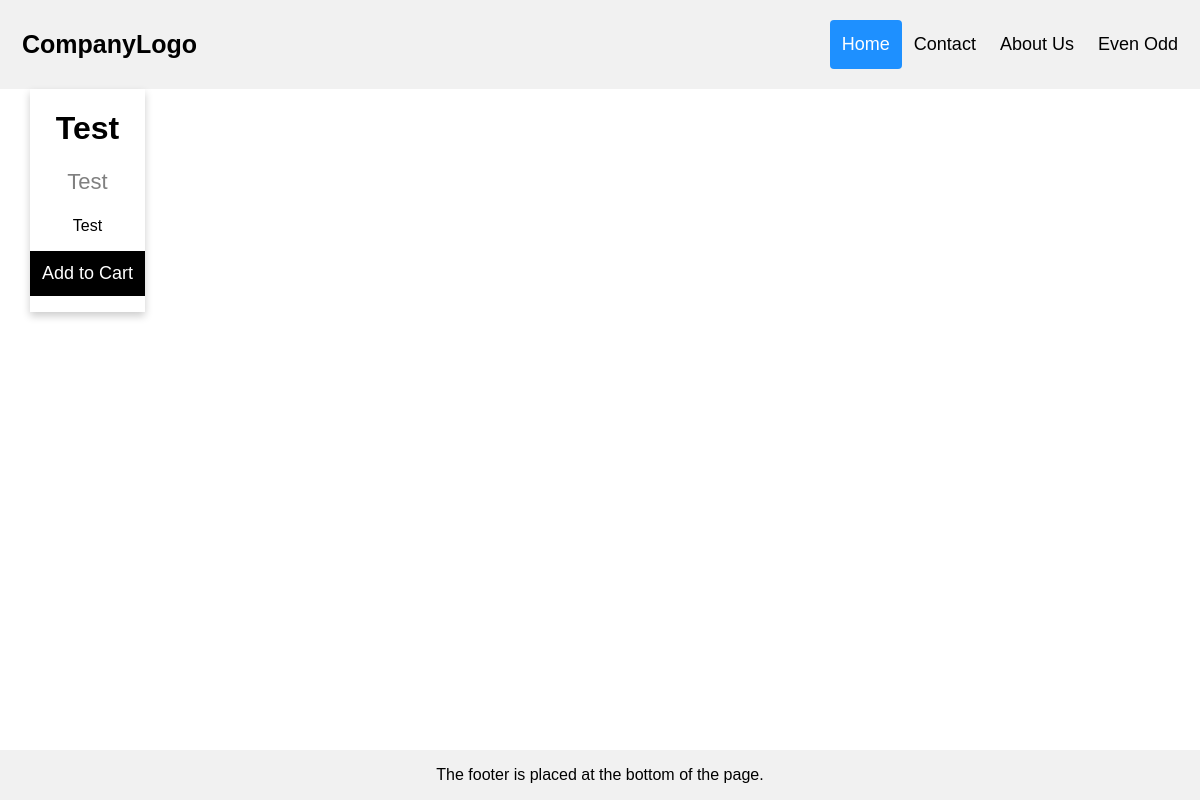
Page /home/ on the earlier database version.
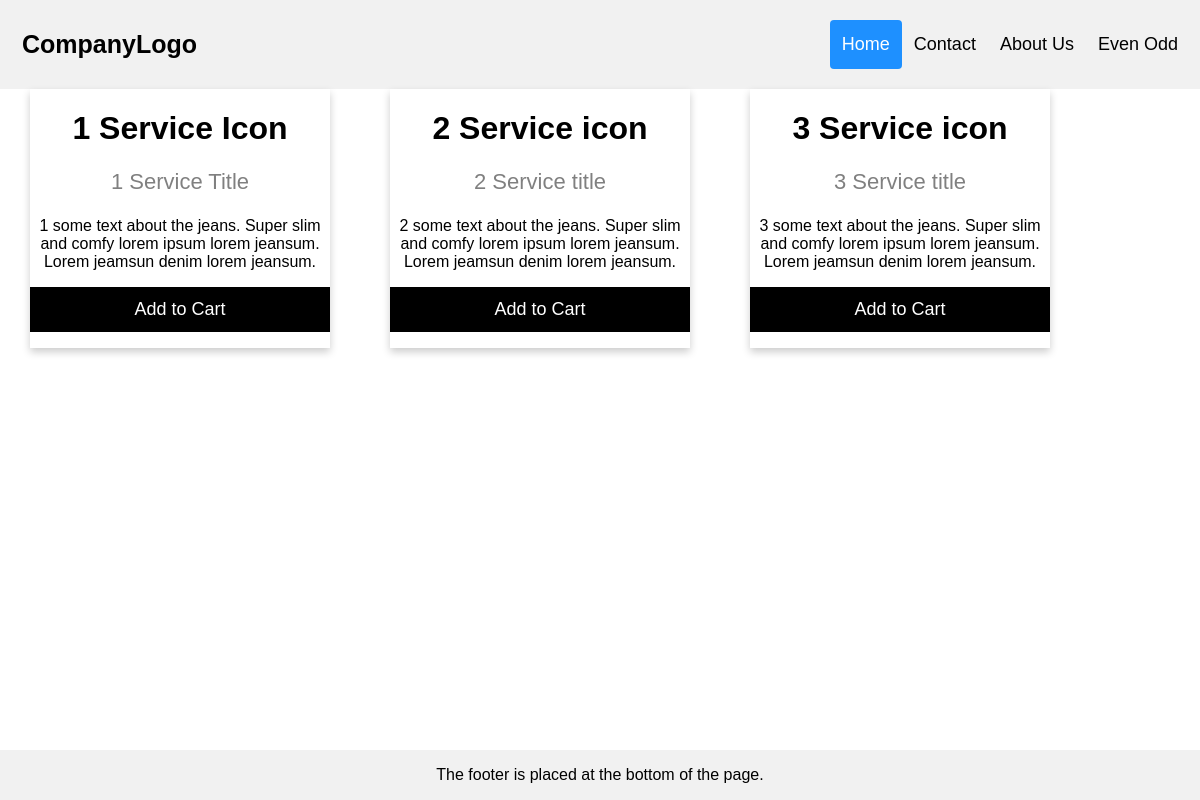
Same page on the later database version.
### myapp/models.py (models this page shows)
class Service(models.Model):
    service_icon=models.CharField(max_length=50)
    service_title=models.CharField(max_length=80)
    service_des=models.TextField()

### myapp/views.py (the view)
# urls.py: 2. Add a URL to urlpatterns:  path('', views.home, name='home')
def home(request):
    service_data = Service.objects.all()
    context ={
        'service_data' : service_data
    }
    return render(request, "home.html", context)

### templates/home.html (shortened to what this page needs)
{% extends 'base.html' %}
{% block content %}
<!DOCTYPE html>
<html>
<head>
</head>
<body>
{% for i in service_data %}
<div class="card">
  <h1>{{i.service_icon}}</h1>
  <p class="price">{{i.service_title}}</p>
  <p>{{i.service_des}}</p>
  <p><button>Add to Cart</button></p>
</div>
{% endfor %}
</body>
</html>
{% endblock %}

### templates/base.html
{% include 'includes/header.html' %}
        {% block content %}
        {% endblock %}
        {% include 'includes/footer.html' %}

### templates/includes/header.html (shortened to what this page needs)
<!DOCTYPE html>
<html>
<head>
</head>
<body>
<div class="header">
  <a href="#default" class="logo">CompanyLogo</a>
  <div class="header-right">
    <a class="active" href="{% url 'home' %}">Home</a>
    <a href="{% url 'contact_us' %}">Contact</a>
    <a href="{% url 'about_us' %}">About Us</a>
    <a href="{% url 'even_odd' %}">Even Odd</a>
  </div>
</div>
</body>
</html>

### templates/includes/footer.html (shortened to what this page needs)
<!DOCTYPE html>
<html>
<head>
</head>
<body>
<div class="footer">
  <p>The footer is placed at the bottom of the page.</p>
</div>
</body>
</html>

### templates/includes/header.html (style rules this page uses)
* { box-sizing: border-box; }
body { margin: 0; font-family: Arial, Helvetica, sans-serif; }
.header { overflow: hidden; background-color: #f1f1f1; padding: 20px 10px; }
.header a { float: left; color: black; text-align: center; padding: 12px; text-decoration: none; font-size: 18px; line-height: 25px; border-radius: 4px; }
.header a.logo { font-size: 25px; font-weight: bold; }
.header a.active { background-color: dodgerblue; color: white; }
.header-right { float: right; }

### templates/home.html (style rules this page uses)
.card { box-shadow: 0 4px 8px 0 rgba(0, 0, 0, 0.2); max-width: 300px; margin: auto 30px; text-align: center; font-family: arial; float:left; }
.price { color: grey; font-size: 22px; }
.card button { border: none; outline: 0; padding: 12px; color: white; background-color: #000; text-align: center; cursor: pointer; width: 100%; font-size: 18px; }

### templates/includes/footer.html (style rules this page uses)
.footer { position: fixed; left: 0; bottom: 0; width: 100%; background-color: #f1f1f1; color: black; text-align: center; }

Differences in the rows shown:
removed Service: service_icon "Test", service_title "Test", service_des "Test"
added Service: service_icon "1 Service Icon", service_title "1 Service Title", service_des "1 some text about the jeans. Super slim and comfy lorem ipsum lorem jeansum. Lorem jeamsun denim lorem jeansum."
added Service: service_icon "2 Service icon", service_title "2 Service title", service_des "2 some text about the jeans. Super slim and comfy lorem ipsum lorem jeansum. Lorem jeamsun denim lorem jeansum."
added Service: service_icon "3 Service icon", service_title "3 Service title", service_des "3 some text about the jeans. Super slim and comfy lorem ipsum lorem jeansum. Lorem jeamsun denim lorem jeansum."
